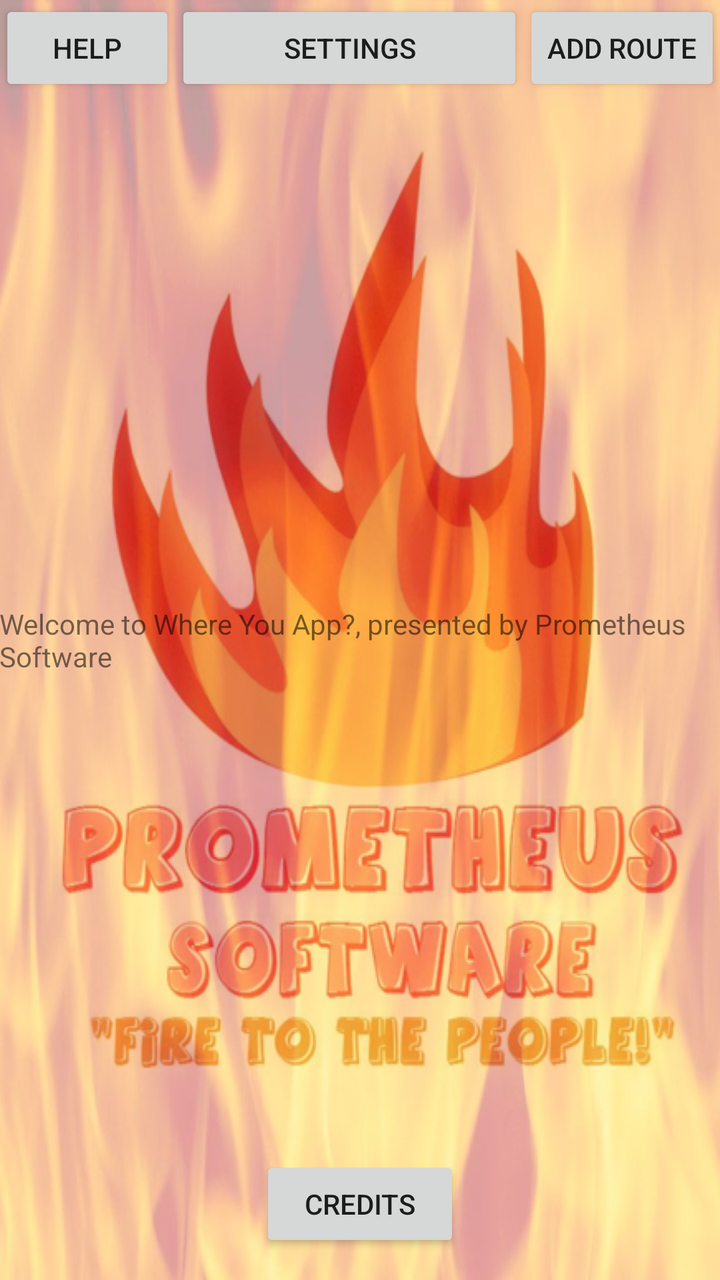
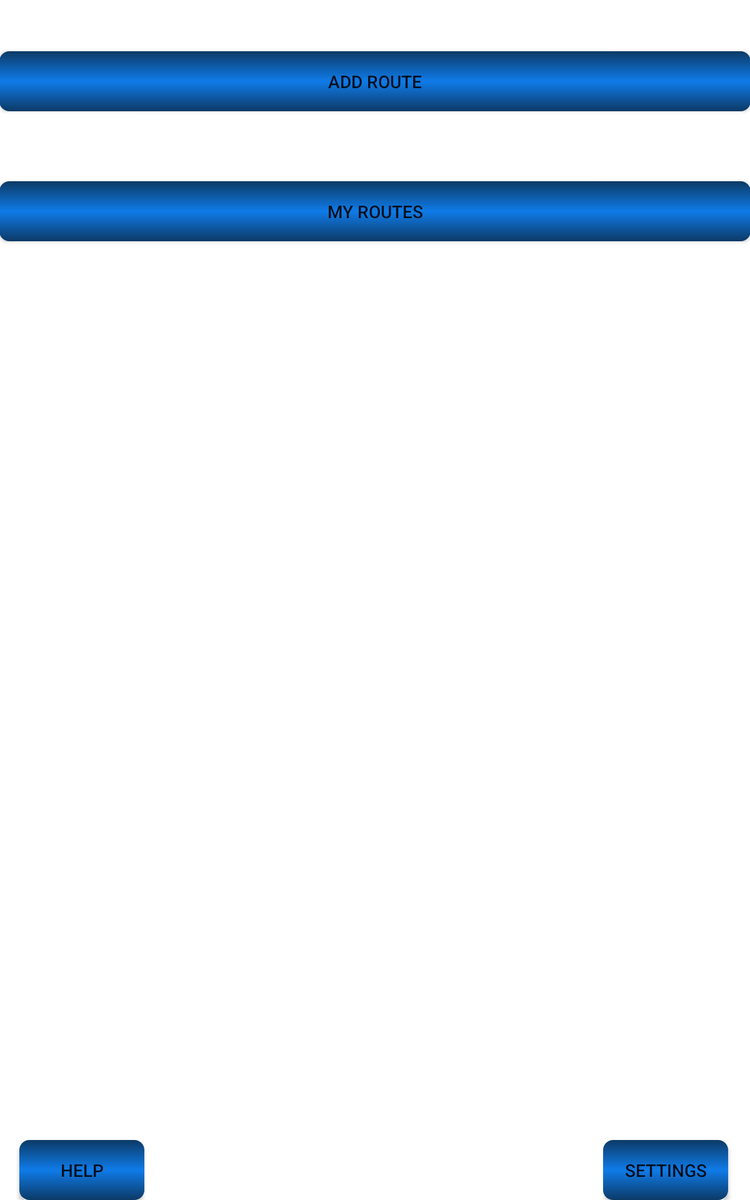

An Android layout and its configuration variant, each rendered on a device that would load it. The default file and the variant file are quoted in full after the pictures.
<!-- AndroidManifest.xml: application theme AppTheme -->
<!-- res/layout/activity_main_screen.xml -->
<RelativeLayout xmlns:android="http://schemas.android.com/apk/res/android"
    xmlns:tools="http://schemas.android.com/tools"
    android:layout_width="match_parent"
    android:layout_height="match_parent"
    android:paddingBottom="@dimen/activity_vertical_margin"
    android:paddingLeft="@dimen/activity_horizontal_margin"
    android:paddingRight="@dimen/activity_horizontal_margin"
    android:paddingTop="@dimen/activity_vertical_margin"
    android:orientation = "vertical"
    android:background="@drawable/main_background"
    tools:context=".MainScreen" >

    <Button
        android:id = "@+id/add_route"
        android:layout_width = "wrap_content"
        android:layout_height = "wrap_content"
        android:text = "@string/add_route_button"
        android:layout_alignParentRight="true"
        android:onClick = "addRoute" />

	<Button
	    android:id="@+id/tutorial"
	    android:layout_width="wrap_content"
	    android:layout_height="wrap_content"
	    android:layout_alignParentLeft="true"
	    android:onClick="toTutorial"
	    android:text="@string/tutorial"/>

	<Button
	    android:id="@+id/settings"
	    android:layout_width="wrap_content"
	    android:layout_height="wrap_content"
	    android:layout_toLeftOf="@id/add_route"
	    android:layout_toRightOf="@id/tutorial"
	    android:onClick="toSettings"
	    android:text="@string/settings" />

	<Button
	    android:id="@+id/credits"
	    android:layout_width="100dp"
	    android:layout_height="wrap_content"
	    android:layout_alignParentBottom="true"
	    android:layout_centerHorizontal="true"
	    android:layout_marginBottom="14dp"
	    android:onClick="toCredits"
	    android:text="@string/credits"
	    android:layout_centerVertical="true" />

	<TextView
	    android:id="@+id/welcome_message"
	    android:layout_width="wrap_content"
	    android:layout_height="wrap_content"
	    android:layout_centerVertical = "true"
	    android:layout_centerHorizontal = "true"
	    android:text="@string/welcome_message" />

</RelativeLayout>
<!-- resources referenced by this layout -->
<resources>
  <!-- drawable main_background: png bitmap (drawable-hdpi, 905035 bytes) -->
  <string name="add_route_button">Add Route</string>
  <string name="credits">Credits</string>
  <string name="settings">Settings</string>
  <string name="tutorial">Help</string>
  <string name="welcome_message">Welcome to Where You App?, presented by Prometheus Software</string>
</resources>
<!-- res/layout-large/activity_main_screen.xml (the author's variant of the layout above) -->
<!-- drawn on a 7-inch tablet held upright -->
<RelativeLayout xmlns:android="http://schemas.android.com/apk/res/android"
    xmlns:tools="http://schemas.android.com/tools"
    android:layout_width="match_parent"
    android:layout_height="match_parent"
    android:orientation="vertical"
    android:paddingBottom="@dimen/activity_vertical_margin"
    android:paddingLeft="@dimen/activity_horizontal_margin"
    android:paddingRight="@dimen/activity_horizontal_margin"
    android:paddingTop="@dimen/activity_vertical_margin"
    tools:context=".MainScreen" >

    <Button
        android:id="@+id/add_route"
        android:layout_width="fill_parent"
        android:layout_height="wrap_content"
        android:layout_alignParentTop="true"
        android:layout_centerHorizontal="true"
        android:layout_marginTop="41dp"
        android:background="@drawable/rounded_button"
        android:onClick="addRoute"
        android:text="@string/add_route_button" />

    <Button
        android:id="@+id/myRoutes"
        android:layout_width="fill_parent"
        android:layout_height="wrap_content"
        android:layout_alignParentLeft="true"
        android:layout_below="@+id/add_route"
        android:layout_marginTop="56dp"
        android:background="@drawable/rounded_button"
        android:onClick="toMyRoutes"
        android:text="My Routes" />

    <LinearLayout
        android:orientation="horizontal"
        android:id="@+id/linearLayout1"
        android:layout_width="match_parent"
        android:layout_height="wrap_content"
        android:layout_alignParentBottom="true"
        android:layout_alignParentRight="true"
        android:layout_marginBottom="42dp" >

    </LinearLayout>

    <Button
        android:id="@+id/tutorial"
        android:layout_width="100dp"
        android:layout_height="wrap_content"
        android:layout_alignLeft="@+id/linearLayout1"
        android:layout_alignParentBottom="true"
        android:layout_marginLeft="16dp"
        android:background="@drawable/rounded_button"
        android:onClick="displayDialog"
        android:text="@string/tutorial" />

    <Button
        android:id="@+id/settings"
        android:layout_width="100dp"
        android:layout_height="wrap_content"
        android:layout_alignBaseline="@+id/tutorial"
        android:layout_alignBottom="@+id/tutorial"
        android:layout_alignRight="@+id/linearLayout1"
        android:layout_marginRight="18dp"
        android:background="@drawable/rounded_button"
        android:onClick="toSettings"
        android:text="@string/settings" />

</RelativeLayout>
<!-- resources referenced by the variant -->
<!-- as a 7-inch tablet held upright resolves them -->
<resources>
  <!-- drawable rounded_button (drawable-hdpi) -->
  <?xml version="1.0" encoding="utf-8"?>
  <shape xmlns:android="http://schemas.android.com/apk/res/android" 
  android:shape="rectangle">
      
      <corners android:bottomRightRadius="8dip"
          android:bottomLeftRadius="8dip"  
          android:topRightRadius="8dip"
          android:topLeftRadius="8dip"/>
       <gradient
        android:startColor="#0c3a66"
        android:centerColor="#0f7be8"
        android:endColor="#0c3a66"
        android:angle="270" />
  </shape>
  <string name="add_route_button">Add Route</string>
  <string name="settings">Settings</string>
  <string name="tutorial">Help</string>
</resources>
